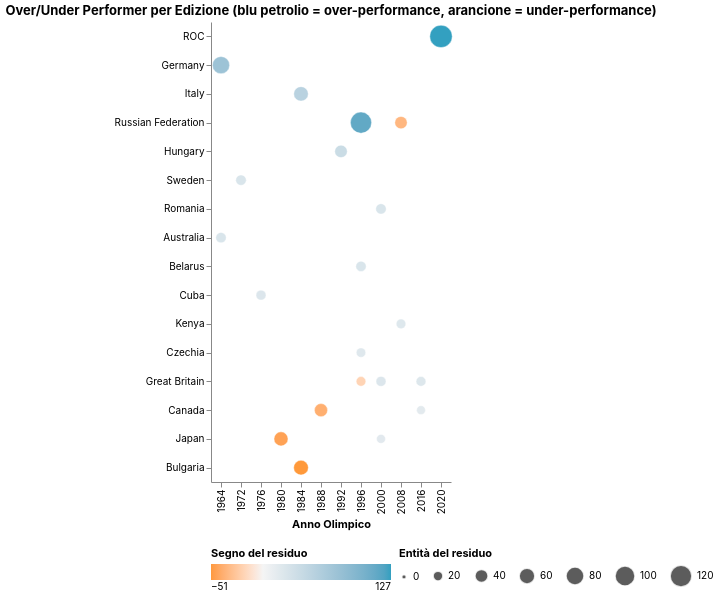

Here is the Vega-Lite specification saved for this chart:
### Vega-Lite specification from a JSON file in a GitHub repository (floating-point values rounded to 4 significant figures; data arrays with more than 128 entries replaced by an {"elided": "..."} marker saying what was removed)
{"config": {"background": "transparent", "view": {"stroke": "transparent"}, "title": {"font": "Inter"}, "axis": {"labelFont": "Inter", "titleFont": "Inter"}, "legend": {"labelFont": "Inter", "titleFont": "Inter"}, "header": {"labelFont": "Inter", "titleFont": "Inter"}, "text": {"font": "Inter"}, "range": {"category": ["#1b2140", "#ff8009", "#9a0641", "#ffe34a", "#e7b6af", "#0088b0", "#e03830"], "ramp": ["#e7b6af", "#1b2140"], "heatmap": ["#e7b6af", "#1b2140"]}}, "data": {"name": "data-3edee18d03261b50e6e8feb4ceaeedb5"}, "mark": {"type": "circle", "opacity": 0.8, "stroke": "white", "strokeWidth": 0.5}, "encoding": {"color": {"field": "Residuo", "legend": {"direction": "horizontal", "gradientLength": 180, "orient": "bottom", "titleLimit": 200}, "scale": {"domainMid": 0, "range": ["#ff8009", "#f2f2f2", "#0088b0"]}, "title": "Segno del residuo", "type": "quantitative"}, "size": {"field": "Residuo_Abs", "legend": {"direction": "horizontal", "format": ".0f", "orient": "bottom", "titleLimit": 200}, "scale": {"range": [20, 500]}, "title": "Entità del residuo", "type": "quantitative"}, "tooltip": [{"field": "Nazione", "type": "nominal"}, {"field": "Anno", "type": "ordinal"}, {"field": "Cluster_Label", "title": "Cluster", "type": "nominal"}, {"field": "Reali", "format": ".1f", "title": "Medaglie reali", "type": "quantitative"}, {"field": "Predetti", "format": ".1f", "title": "Medaglie predette", "type": "quantitative"}, {"field": "Residuo", "format": ".1f", "title": "Residuo", "type": "quantitative"}], "x": {"field": "Anno", "title": "Anno Olimpico", "type": "ordinal"}, "y": {"field": "Nazione", "sort": {"field": "Residuo", "op": "mean", "order": "descending"}, "title": null, "type": "nominal"}}, "height": 460, "title": "Over/Under Performer per Edizione (blu petrolio = over-performance, arancione = under-performance)", "transform": [{"calculate": "abs(datum.Residuo)", "as": "Residuo_Abs"}, {"filter": "abs(datum.Residuo) > 15"}], "width": "container", "$schema": "https://vega.github.io/schema/vega-lite/v5.20.1.json", "datasets": {"data-3edee18d03261b50e6e8feb4ceaeedb5": {"elided": "516 records"}}}
